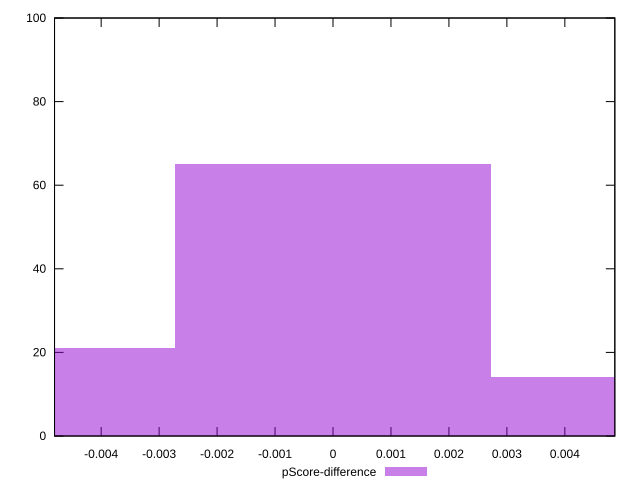

The script that saved this image:
reset

$pScoreDifference <<EOF
0 65
-0.0054545049047394125 21
0.0054545049047394125 14
EOF

set key outside below
set boxwidth 0.0054545049047394125
set xrange [-0.0048044444444445:0.004862222222222212]
set yrange [0:100]
set trange [0:100]
set style fill transparent solid 0.5 noborder
set terminal svg size 640, 490 enhanced background rgb 'white'
set output "report_00015_2021-02-09T16-11-33.973Z/uses-rel-preconnect/samples/pages+cached/pScore-difference/histogram.svg"

plot $pScoreDifference title "pScore-difference" with boxes

reset
